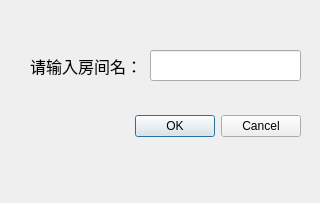
<?xml version="1.0" encoding="UTF-8"?>
<ui version="4.0">
 <class>DialogCreLive</class>
 <widget class="QDialog" name="DialogCreLive">
  <property name="geometry">
   <rect>
    <x>0</x>
    <y>0</y>
    <width>320</width>
    <height>203</height>
   </rect>
  </property>
  <property name="windowTitle">
   <string>Dialog</string>
  </property>
  <widget class="QDialogButtonBox" name="buttonBox">
   <property name="geometry">
    <rect>
     <x>0</x>
     <y>110</y>
     <width>301</width>
     <height>32</height>
    </rect>
   </property>
   <property name="orientation">
    <enum>Qt::Horizontal</enum>
   </property>
   <property name="standardButtons">
    <set>QDialogButtonBox::Cancel|QDialogButtonBox::Ok</set>
   </property>
  </widget>
  <widget class="QLabel" name="label">
   <property name="geometry">
    <rect>
     <x>30</x>
     <y>50</y>
     <width>131</width>
     <height>31</height>
    </rect>
   </property>
   <property name="font">
    <font>
     <family>华文琥珀</family>
     <pointsize>12</pointsize>
    </font>
   </property>
   <property name="text">
    <string>请输入房间名：</string>
   </property>
  </widget>
  <widget class="QLineEdit" name="le_show">
   <property name="geometry">
    <rect>
     <x>150</x>
     <y>50</y>
     <width>151</width>
     <height>31</height>
    </rect>
   </property>
   <property name="font">
    <font>
     <family>Times New Roman</family>
     <pointsize>12</pointsize>
    </font>
   </property>
  </widget>
 </widget>
 <resources/>
 <connections>
  <connection>
   <sender>buttonBox</sender>
   <signal>accepted()</signal>
   <receiver>DialogCreLive</receiver>
   <slot>accept()</slot>
   <hints>
    <hint type="sourcelabel">
     <x>248</x>
     <y>254</y>
    </hint>
    <hint type="destinationlabel">
     <x>157</x>
     <y>274</y>
    </hint>
   </hints>
  </connection>
  <connection>
   <sender>buttonBox</sender>
   <signal>rejected()</signal>
   <receiver>DialogCreLive</receiver>
   <slot>reject()</slot>
   <hints>
    <hint type="sourcelabel">
     <x>316</x>
     <y>260</y>
    </hint>
    <hint type="destinationlabel">
     <x>286</x>
     <y>274</y>
    </hint>
   </hints>
  </connection>
 </connections>
</ui>
